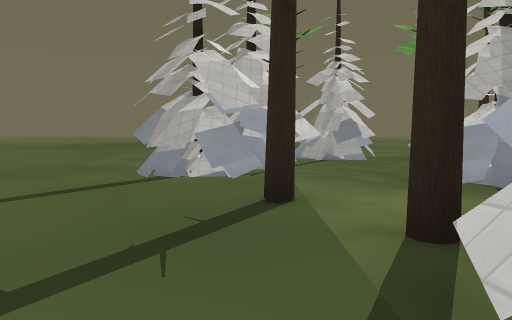
view 1 (above)

24 first-person views from a walk through a 3-D level made in the Godot game engine. The camera is 1.3 m above the floor, tilts 4° down and sees 70° across. Doors that lead somewhere are drawn open, without their leaves. The floor is counted in squares, 2 m on a side. Each view is taken from the middle of a square. On the plan, view 1 faces up. The plan holds only what a view shows up to about 11 squares ahead; the rest is blank. The place goes on beyond the plan. Some surface patterns are stand-ins.

view 2
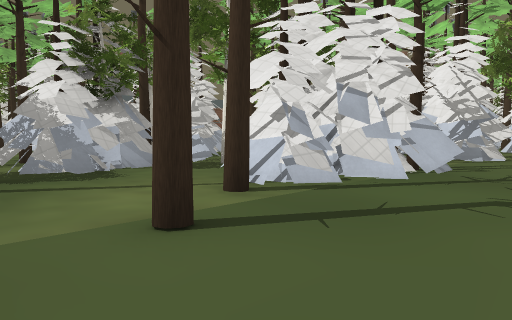

view 3
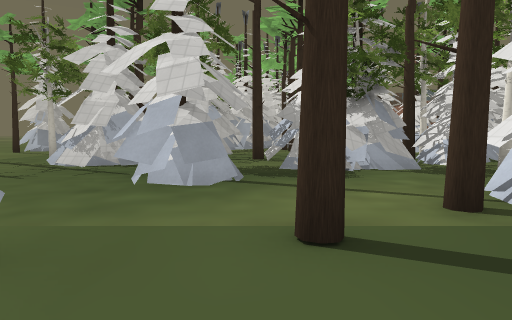

view 4
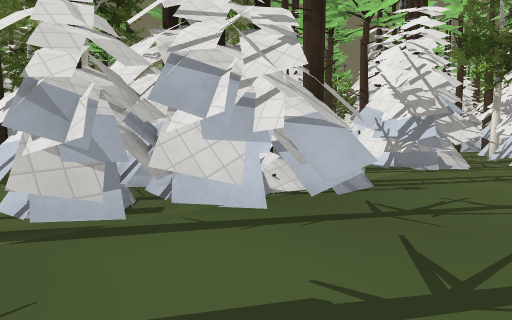

view 5
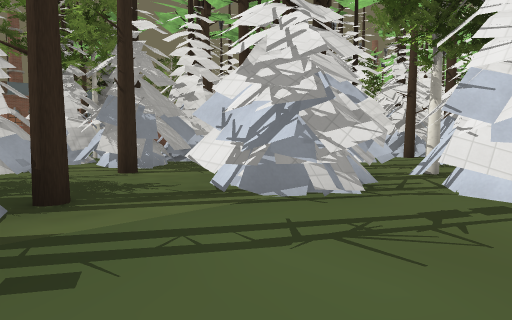

view 6
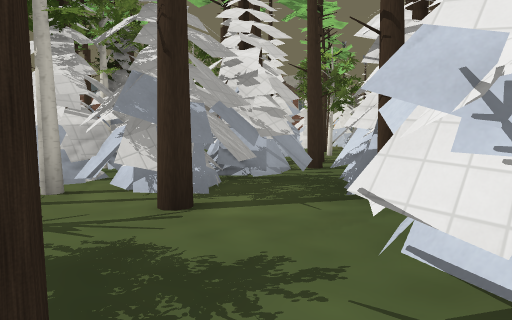

view 7
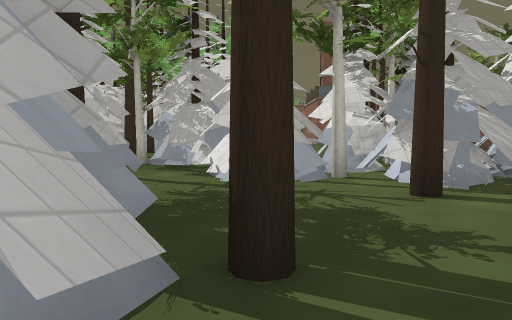

view 8
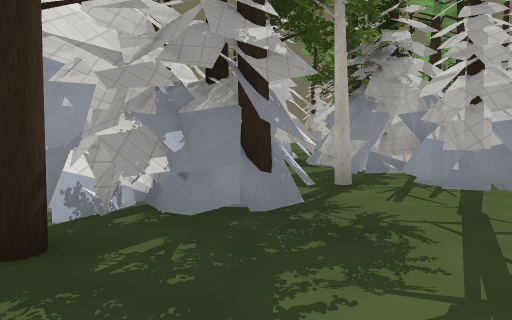

view 9
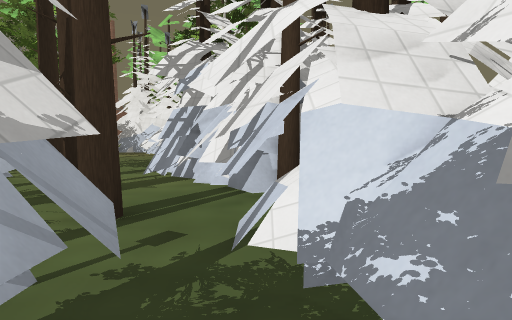

view 10
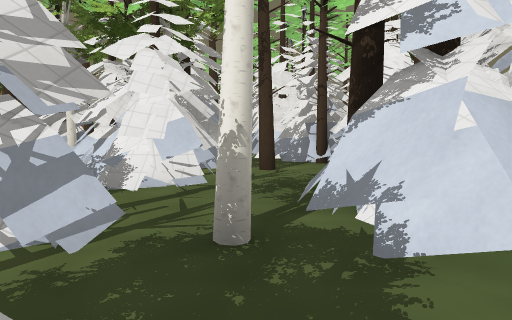

view 11
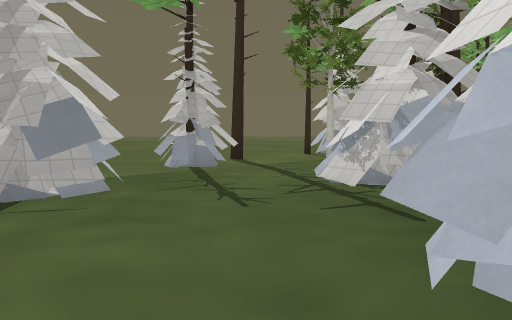

view 12
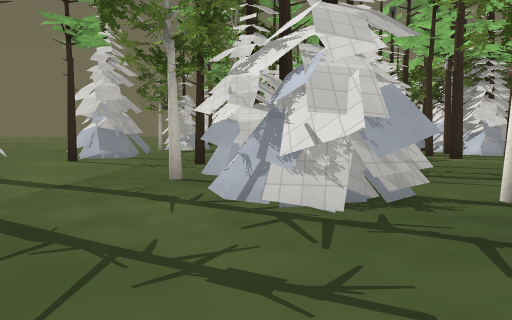

view 13
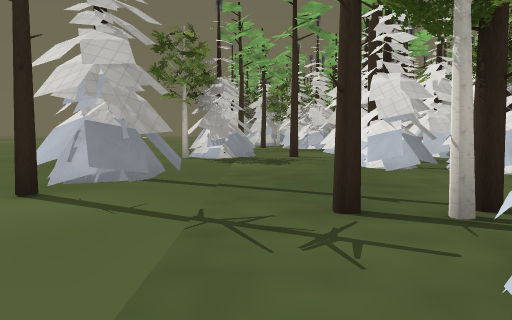

view 14
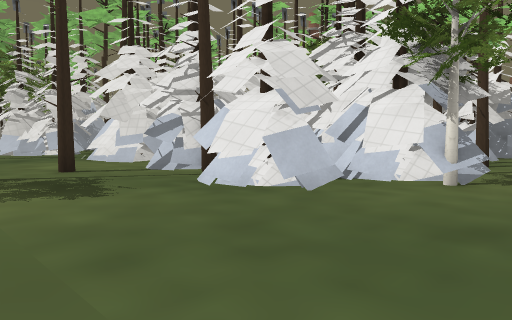

view 15
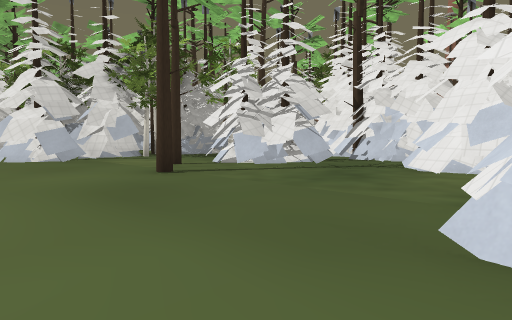

view 16
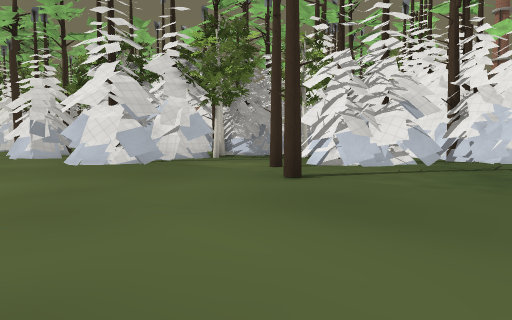

view 17
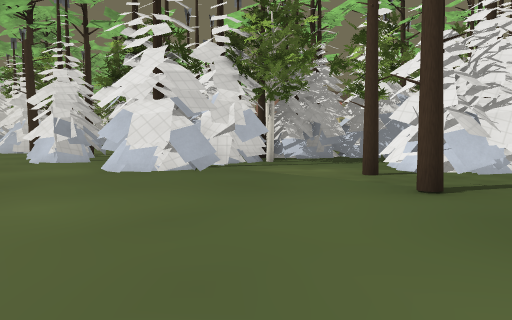

view 18
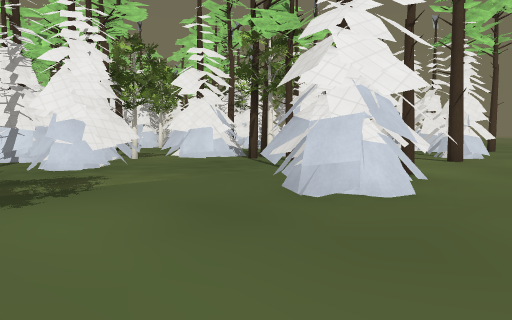

view 19
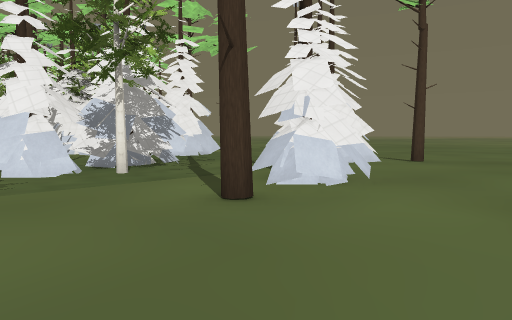

view 20
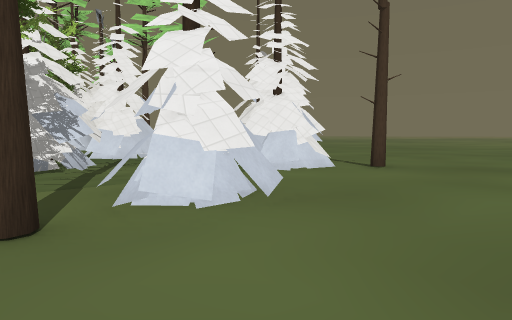

view 21
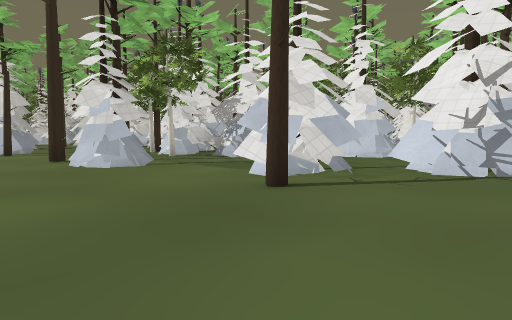

view 22
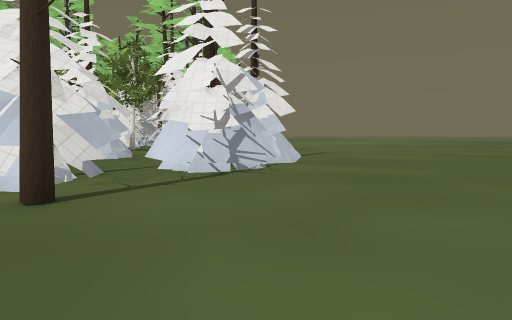

view 23
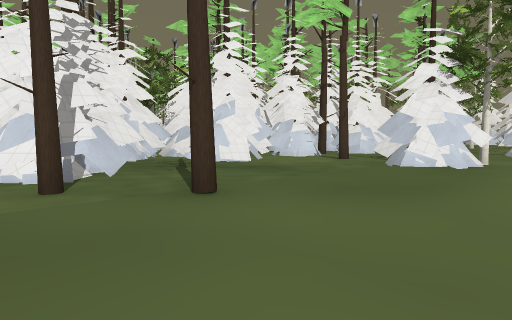

view 24
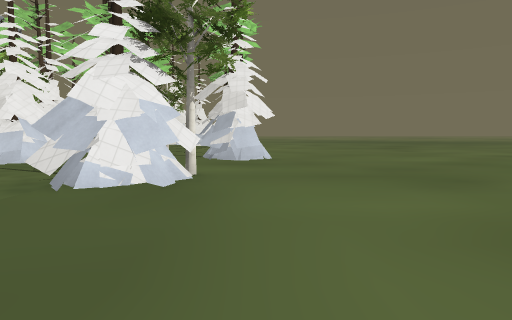

### Floor plan
Key: @ floor where view 1 was taken; # wall or solid block; x gap in a wall; . floor; = window, fence, low wall or low ledge; ^ raised ledge; T pine tree; H thing the floor can be seen under or through; O other object.
Columns run from 2 left of view 1 to 32 right of it. Each row starts with its distance up from view 1.
 15 ....   ...... ..............
 14 .................................
 13 .............T##..................#
 12 ...T...#TT....##...##........######
 11 ........#..........##.....T..######
 10 ...HH#..............x......T..##
  9 ..HHH....##.T.......T.....##..#
  8 .#HH....####T...##.......###...T
  7 .##H...#######.###T####..####.##
  6 x##..####    ##########..#  ###
  5 .^...##               ####
  4 ..T..###
  3 ......##
  2 ...T...#
  1 ...##..#
  0 ..@#####
 -1 ..######       ##
 -2 ...T##.#
 -3 ....T..# =  OO
 -4 .......# #
 -5 ...##.T# #
 -6  ####T.#
 -7  #####.##    TO
 -8     ######
 -9        # TO
-10         H
-11    ###  HT#
-12     T# #H.#
-13   OT##   .
-14         ^.
-15          .
-16          ..
-17          ..

Positions as (right, up) in squares from view 1, and headings:
1: (0, 0), facing up
2: (-2, 5), facing down-right
3: (-2, 4), facing right
4: (-2, 2), facing down-right
5: (-2, -2), facing down-right
6: (1, -3), facing down-right
7: (0, -3), facing right
8: (3, -5), facing up
9: (4, -6), facing down
10: (4, 2), facing down
11: (1, 5), facing up-right
12: (2, 8), facing right
13: (7, 10), facing right
14: (11, 11), facing down-right
15: (18, 14), facing down-right
16: (20, 15), facing down-right
17: (22, 15), facing down-right
18: (17, 15), facing down-left
19: (10, 15), facing down-left
20: (8, 15), facing down-left
21: (-2, 15), facing down-right
22: (-1, 15), facing down
23: (26, 14), facing down-left
24: (23, 13), facing left
